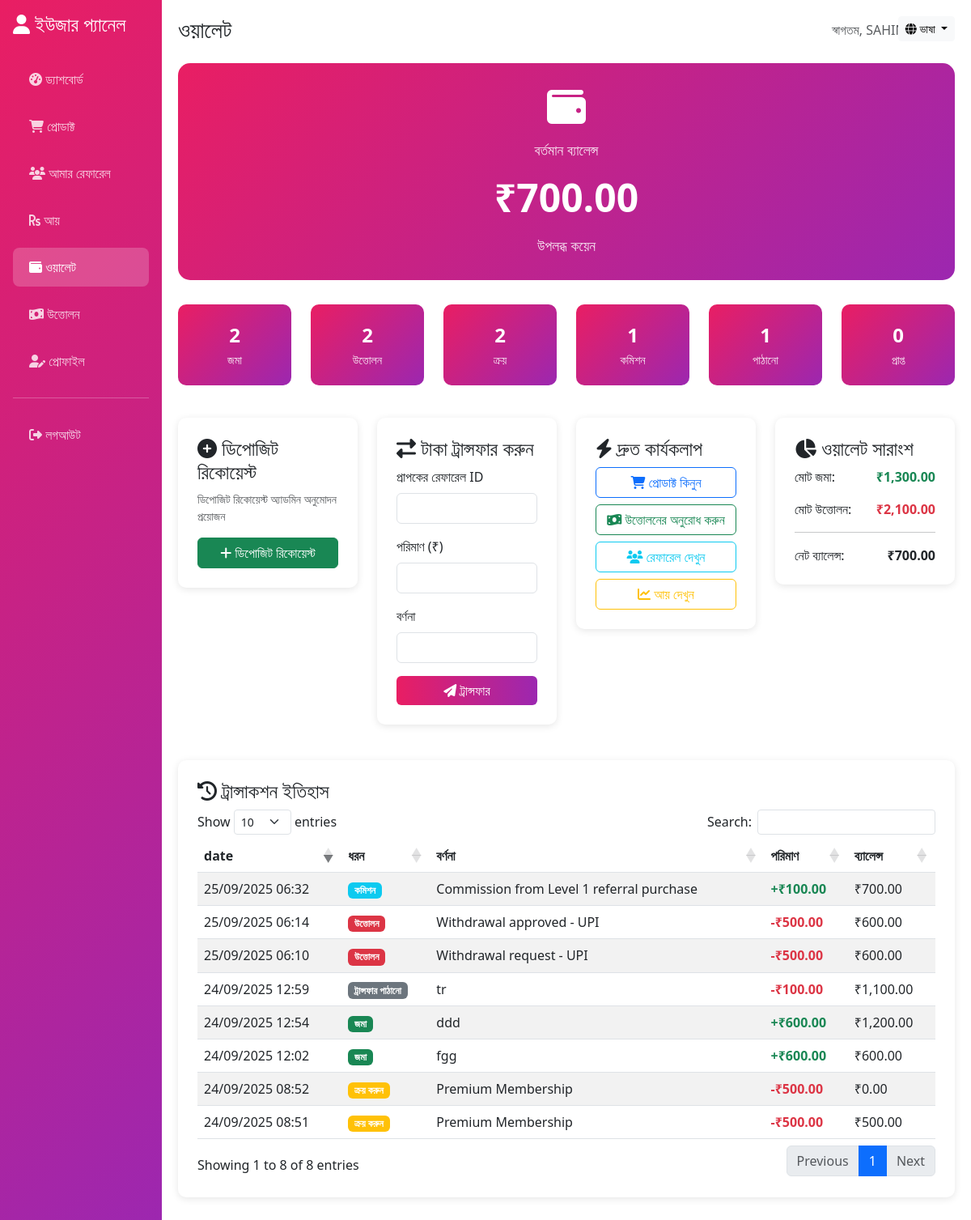
The app's page /user/wallet.php (signed in) with its own data.
### tables this page shows
CREATE TABLE `users` (
  `id` int(11) NOT NULL,
  `name` varchar(100) NOT NULL,
  `age` int(11) NOT NULL,
  `mobile` varchar(15) NOT NULL,
  `password` varchar(255) NOT NULL,
  `address` text NOT NULL,
  `education` varchar(100) DEFAULT NULL,
  `referral_id` varchar(20) DEFAULT NULL,
  `payment_status` enum('pending','verified','rejected') DEFAULT 'pending',
  `created_at` timestamp NOT NULL DEFAULT current_timestamp(),
  `updated_at` timestamp NOT NULL DEFAULT current_timestamp() ON UPDATE current_timestamp(),
  `coins` decimal(10,2) DEFAULT 0.00
);

CREATE TABLE `wallet_transactions` (
  `id` int(11) NOT NULL,
  `user_id` int(11) NOT NULL,
  `transaction_type` enum('deposit','withdrawal','purchase','commission','transfer_sent','transfer_received') NOT NULL,
  `amount` decimal(10,2) NOT NULL,
  `description` text DEFAULT NULL,
  `reference_id` int(11) DEFAULT NULL,
  `balance_after` decimal(10,2) NOT NULL,
  `created_at` timestamp NOT NULL DEFAULT current_timestamp()
);

### user/wallet.php (the view, shortened to what the rows shown need)
<?php
include '../includes/language.php';
$currentLang = getCurrentLanguage();
$user_id = $_SESSION['user_id'];
$conn = getDBConnection();
$stmt = $conn->prepare("SELECT coins FROM users WHERE id = ?");
$stmt->bind_param("i", $user_id);
$stmt->execute();
$user_coins = $stmt->get_result()->fetch_assoc()['coins'];
$stmt = $conn->prepare("
    SELECT wt.*, u.name as related_user_name
    FROM wallet_transactions wt
    LEFT JOIN users u ON (
        CASE
            WHEN wt.transaction_type = 'transfer_sent' THEN wt.user_id != ?
            WHEN wt.transaction_type = 'transfer_received' THEN wt.user_id != ?
            ELSE FALSE
        END
    )
    WHERE wt.user_id = ?
    ORDER BY wt.created_at DESC
");
$stmt->bind_param("iii", $user_id, $user_id, $user_id);
$stmt->execute();
$transactions_result = $stmt->get_result();
$transactions = [];
while ($row = $transactions_result->fetch_assoc()) {
    $transactions[] = $row;
}
?>
<!DOCTYPE html>
<html lang="<?php echo $currentLang; ?>">
<head>
    <link href="https://cdn.jsdelivr.net/npm/bootstrap@5.3.0/dist/css/bootstrap.min.css" rel="stylesheet">
    <link rel="stylesheet" href="https://cdnjs.cloudflare.com/ajax/libs/font-awesome/6.4.0/css/all.min.css">
    <link rel="stylesheet" href="https://cdn.datatables.net/1.13.4/css/dataTables.bootstrap5.min.css">
    <link rel="stylesheet" href="https://cdn.datatables.net/responsive/2.4.1/css/responsive.bootstrap5.min.css">
</head>
<body>
    <div class="container-fluid">
        <div class="row">
            <div class="col-md-9 col-lg-10 main-content">
                <div class="d-flex justify-content-between align-items-center mb-4">
                    <h1 class="h3 mb-0"><?php echo __('wallet'); ?></h1>
                </div>
                <div class="wallet-balance">
                    <i class="fas fa-wallet fa-3x mb-3"></i>
                    <div class="balance-label"><?php echo __('current balance'); ?></div>
                    <div class="balance-amount">₹<?php echo number_format($user_coins, 2); ?></div>
                    <div class="balance-label"><?php echo __('available coins'); ?></div>
                </div>
                <div class="row">
                    <div class="col-md-3 mb-4">
                        <div class="dashboard-card p-4">
                            <div class="d-flex justify-content-between">
                                <span><?php echo __('net balance'); ?>:</span>
                                <span class="fw-bold">₹<?php echo number_format($user_coins, 2); ?></span>
                            </div>
                        </div>
                    </div>
                </div>
                <div class="dashboard-card p-4">
                    <?php if (empty($transactions)): ?>
                        <div class="text-center py-4">
                            <i class="fas fa-wallet fa-3x text-muted mb-3"></i>
                            <h5 class="text-muted"><?php echo __('no transactions yet'); ?></h5>
                            <p class="text-muted"><?php echo __('your wallet transactions will appear here'); ?></p>
                        </div>
                    <?php else: ?>
                        <div class="table-responsive">
                            <table id="transactionsTable" class="table table-striped">
                                <thead>
                                    <tr>
                                        <th><?php echo __('date'); ?></th>
                                        <th><?php echo __('type'); ?></th>
                                        <th><?php echo __('description'); ?></th>
                                        <th><?php echo __('amount'); ?></th>
                                        <th><?php echo __('balance'); ?></th>
                                    </tr>
                                </thead>
                                <tbody>
                                    <?php foreach ($transactions as $transaction): ?>
                                        <tr>
                                            <td><?php echo date('d/m/Y H:i', strtotime($transaction['created_at'])); ?></td>
                                            <td>
                                                <span class="badge bg-<?php
                                                    echo $transaction['transaction_type'] == 'deposit' ? 'success' :
                                                         ($transaction['transaction_type'] == 'withdrawal' ? 'danger' :
                                                         ($transaction['transaction_type'] == 'purchase' ? 'warning' :
                                                         ($transaction['transaction_type'] == 'commission' ? 'info' :
                                                         ($transaction['transaction_type'] == 'transfer_sent' ? 'secondary' : 'primary'))));
                                                ?>">
                                                    <?php
                                                    echo $transaction['transaction_type'] == 'deposit' ? __('deposit') :
                                                         ($transaction['transaction_type'] == 'withdrawal' ? __('withdrawal') :
                                                         ($transaction['transaction_type'] == 'purchase' ? __('purchase') :
                                                         ($transaction['transaction_type'] == 'commission' ? __('commission') :
                                                         ($transaction['transaction_type'] == 'transfer_sent' ? __('transfer sent') : __('transfer received')))));
                                                    ?>
                                                </span>
                                            </td>
                                            <td><?php echo htmlspecialchars($transaction['description']); ?></td>
                                            <td class="<?php echo in_array($transaction['transaction_type'], ['deposit', 'commission', 'transfer_received']) ? 'text-success' : 'text-danger'; ?> fw-bold">
                                                <?php echo in_array($transaction['transaction_type'], ['deposit', 'commission', 'transfer_received']) ? '+' : '-'; ?>₹<?php echo number_format($transaction['amount'], 2); ?>
                                            </td>
                                            <td>₹<?php echo number_format($transaction['balance_after'], 2); ?></td>
                                        </tr>
                                    <?php endforeach; ?>
                                </tbody>
                            </table>
                        </div>
                    <?php endif; ?>
                </div>
            </div>
        </div>
    </div>
</body>
</html>

### records on screen
users: coins "700.00"
wallet_transactions: created_at "25/09/2025 06:32", transaction_type "কমিশন", description "Commission from Level 1 referral purchase", amount "100.00", balance_after "700.00"
wallet_transactions: created_at "25/09/2025 06:14", transaction_type "উত্তোলন", description "Withdrawal approved - UPI", amount "500.00", balance_after "600.00"
wallet_transactions: created_at "25/09/2025 06:10", transaction_type "উত্তোলন", description "Withdrawal request - UPI", amount "500.00", balance_after "600.00"
wallet_transactions: created_at "24/09/2025 12:59", description "tr", amount "100.00", balance_after "1,100.00"
wallet_transactions: created_at "24/09/2025 12:54", transaction_type "জমা", description "ddd", amount "600.00", balance_after "1,200.00"
wallet_transactions: created_at "24/09/2025 12:02", transaction_type "জমা", description "fgg", amount "600.00", balance_after "600.00"
wallet_transactions: created_at "24/09/2025 08:52", transaction_type "ক্রয় করুন", description "Premium Membership", amount "500.00", balance_after "0.00"
wallet_transactions: created_at "24/09/2025 08:51", transaction_type "ক্রয় করুন", description "Premium Membership", amount "500.00", balance_after "500.00"

### other values on screen
__('language') "ভাষা"
__('user_panel') "ইউজার প্যানেল"
__('dashboard') "ড্যাশবোর্ড"
__('products') "প্রোডাক্ট"
__('my referrals') "আমার রেফারেল"
__('earnings') "আয়"
__('wallet') "ওয়ালেট"
__('withdrawals') "উত্তোলন"
__('profile') "প্রোফাইল"
__('logout') "লগআউট"
__('welcome') "স্বাগতম"
$_SESSION['user_name'] "SAHIN…"
__('current balance') "বর্তমান ব্যালেন্স"
__('available coins') "উপলব্ধ কয়েন"
$stats['total_deposits'] "2"
